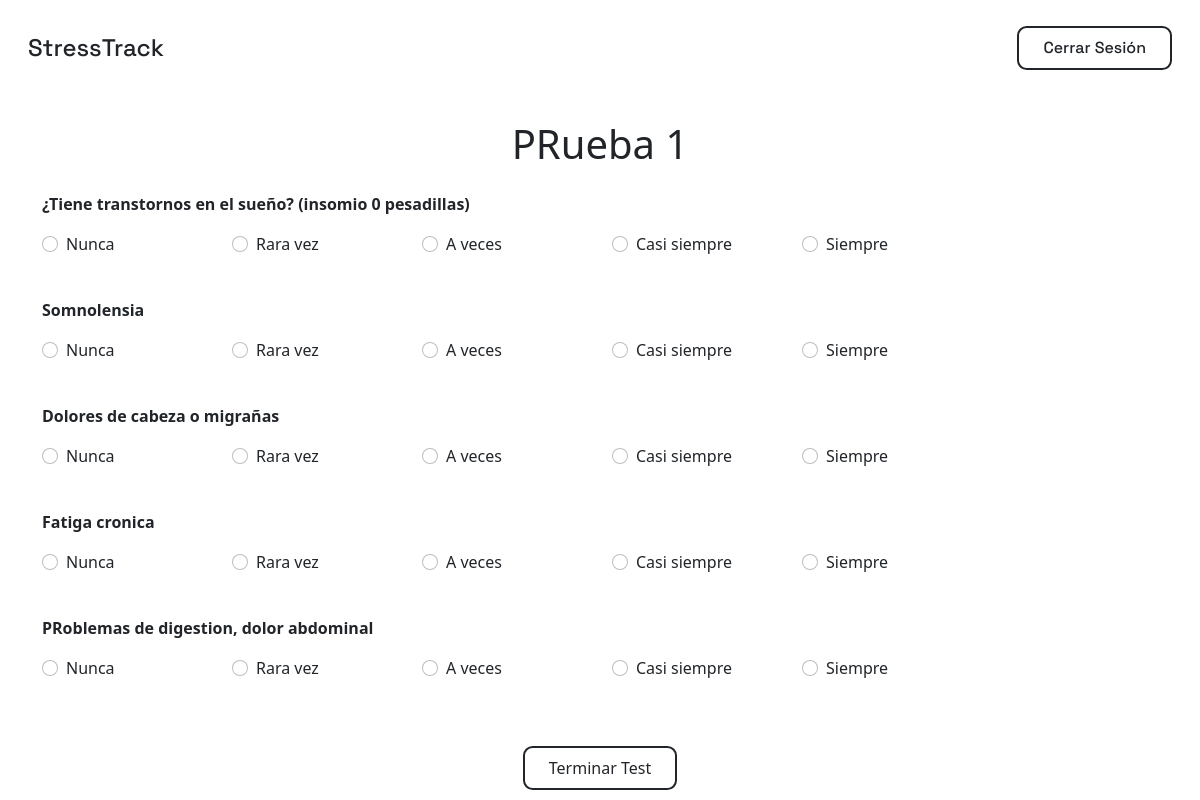
The app's page /dashboard/test/1/ (signed in) with its own data.
### stresstrack/models.py (models this page shows, shortened)
class StressTest(models.Model):
    title = models.CharField(max_length=150)
    description = models.TextField(blank=True, null=True)
    course = models.ForeignKey(Course, on_delete=models.CASCADE, related_name='stress_tests')

class Question(models.Model):
    QUESTION_TYPE_CHOICES = [
        ('multiple_choice', 'Opción múltiple'),
        ('scale', 'Escala'),
    ]
    text = models.CharField(max_length=255)
    stress_test = models.ForeignKey(StressTest, on_delete=models.CASCADE, related_name='questions')
    question_type = models.CharField(max_length=20, choices=QUESTION_TYPE_CHOICES, default='multiple_choice')

### stresstrack/views.py (the view, shortened to what this page needs)
# urls.py: path('dashboard/test/<int:test_id>/', views.test_view, name='test_view'),
@login_required
def test_view(request, test_id):
    test = get_object_or_404(StressTest, id=test_id)
    questions = test.questions.all()
    return render(request, 'test/test.html', {
        'test': test,
        'questions': questions,
        'opts': ResponseOption.choices,
    })

### stresstrack/templates/test/test.html (shortened to what this page needs)
{% extends "base/base.html" %}
{% block content %}
<header class="container-fluid d-flex justify-content-between align-items-center py-3 px-3">
    <div>
        <a class="text-dark text-decoration-none fs-4" href="{% url 'dashboard' %}">StressTrack</a>
    </div>
    <div class="d-flex justify-content-center align-items-center">
        <a class="text-dark text-decoration-none fs-6 py-2 px-4 border border-2 border-dark rounded-4"
            href="{% url 'logout' %}">Cerrar Sesión</a>
    </div>
</header>
<div class="container" style="min-height: 80vh;">
    <div class="w-100 w-sm-75 w-md-50 w-lg-40">
        <h1 class="my-4 text-center">{{ test.title }}</h1>
        <form  method="POST">
            {% for question in questions %}
                <div class="question mb-4">
                    <p><strong>{{ question.text }}</strong></p>
                    <div class="row">
                        {% for option_value, option_label in opts %}
                            <div class="col-12 col-sm-6 col-md-4 col-lg-2 mb-3">
                                <div class="form-check">
                                    <input class="form-check-input" type="radio"
                                           name="question_{{ question.id }}"
                                           value="{{ option_value }}"
                                           id="option_{{ question.id }}_{{ option_value }}">
                                    <label class="form-check-label" for="option_{{ question.id }}_{{ option_value }}">
                                        {{ option_label }}
                                    </label>
                                </div>
                            </div>
                        {% endfor %}
                    </div>
                </div>
            {% endfor %}
            <div class="text-center pt-4">
                <button type="submit" class="text-dark text-decoration-none fs-6 py-2 px-4 border border-2 border-dark rounded-4 bg-white">Terminar Test</button>
            </div>
        </form>
    </div>
</div>
{% endblock %}

### stresstrack/static/css/inicio.css (style rules this page uses)
body { min-height: 100vh; }
body, button, a { font-family: "Space Grotesk", sans-serif; font-optical-sizing: auto; font-weight: 500; font-style: normal; color: black; }
header { height: 12vh; }
.rounded-4 { border-radius: .6rem; }
.bg-white { background-color: white; }

### records on screen
StressTest: title "PRueba 1"
Question: text "¿Tiene transtornos en el sueño? (insomio 0 pesadillas)", opts "Nunca" "Rara vez" "A veces" "Casi siempre" "Siempre"
Question: text "Somnolensia", opts "Nunca" "Rara vez" "A veces" "Casi siempre" "Siempre"
Question: text "Dolores de cabeza o migrañas", opts "Nunca" "Rara vez" "A veces" "Casi siempre" "Siempre"
Question: text "Fatiga cronica", opts "Nunca" "Rara vez" "A veces" "Casi siempre" "Siempre"
Question: text "PRoblemas de digestion, dolor abdominal", opts "Nunca" "Rara vez" "A veces" "Casi siempre" "Siempre"
